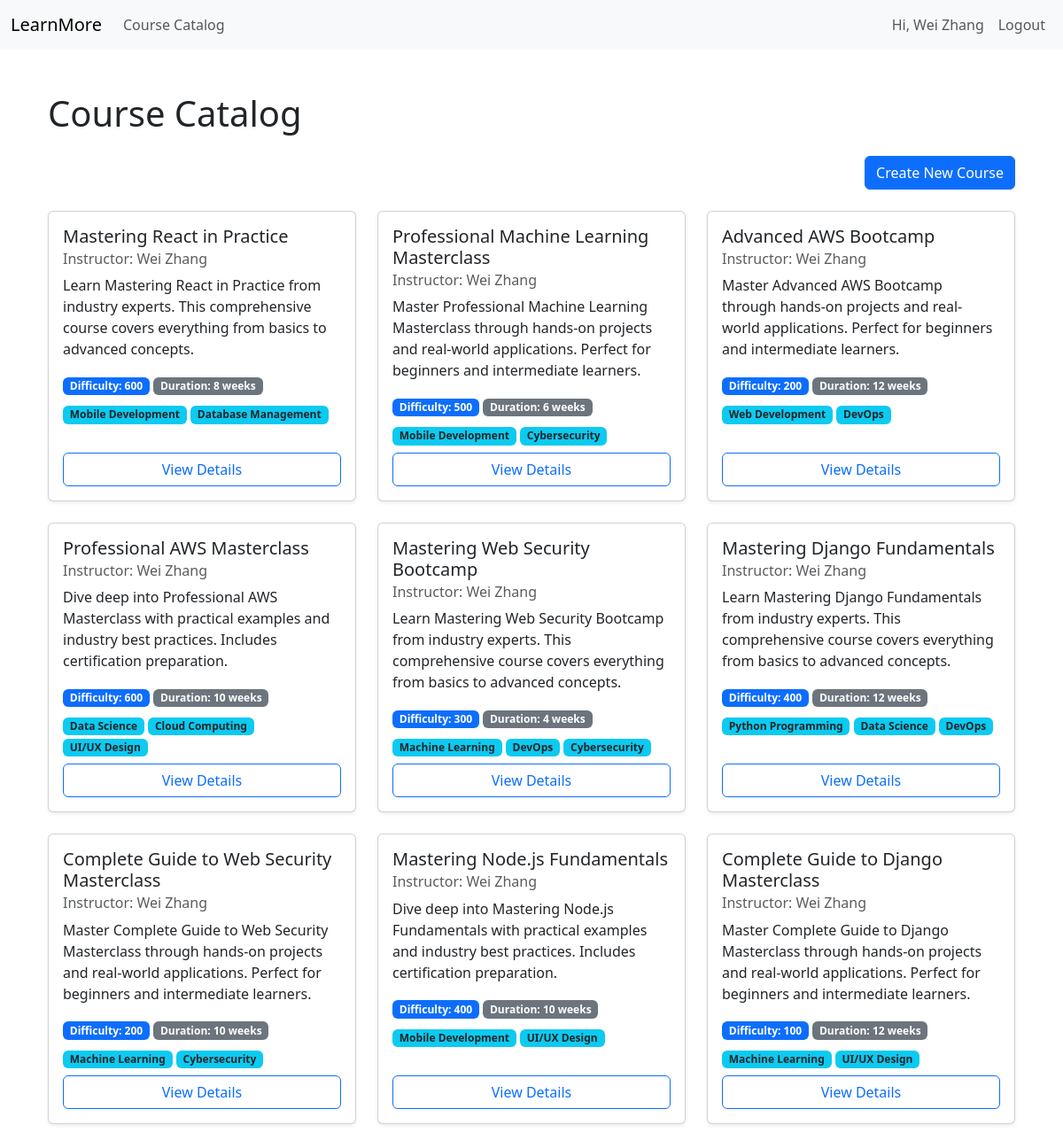
The page /courses/catalog/ (signed in) on the database its author committed.
### coursesapp/models.py (models this page shows, shortened)
class Course(models.Model):
    title = models.CharField(max_length=200)
    slug = models.SlugField(unique=True)
    description = models.TextField()
    instructor = models.ForeignKey(get_user_model(), on_delete=models.CASCADE, related_name='courses')
    categories = models.ManyToManyField(Category, related_name='courses')
    difficulty = models.PositiveIntegerField(default=100)
    duration = models.CharField(max_length=50, help_text='e.g. 8 weeks, 10 hours')
    is_public = models.BooleanField(default=True)
    is_published = models.BooleanField(default=False)
    created_at = models.DateTimeField(auto_now_add=True)

class Category(models.Model):
    name = models.CharField(max_length=100, unique=True)
    slug = models.SlugField(unique=True)

### coursesapp/views.py (the view)
# urls.py: path('catalog/', views.CourseListView.as_view(), name='course_catalog'),
class CourseListView(ListView):
    model = Course
    template_name = 'coursesapp/course_catalog.html'
    context_object_name = 'courses'
    def get_queryset(self):
        if self.request.user.is_staff:
            return Course.objects.filter(instructor=self.request.user).order_by('-created_at')
        return Course.objects.filter(is_public=True, is_published=True).order_by('-created_at')
    def get_context_data(self, **kwargs):
        context = super().get_context_data(**kwargs)
        context['is_instructor'] = self.request.user.is_staff
        return context

### coursesapp/templates/coursesapp/course_catalog.html (shortened to what this page needs)
{% extends 'base.html' %}
{% load static %}
{% block content %}
<div class="container py-4">
    <h1 class="mb-4">Course Catalog</h1>
    {% if is_instructor %}
    <div class="mb-4 text-end">
        <a href="{% url 'course_create' %}" class="btn btn-primary">
             Create New Course
        </a>
    </div>
    {% endif %}
    <div class="row">
        {% for course in courses %}
        <div class="col-md-6 col-lg-4 mb-4">
            <div class="card h-100 shadow-sm">
                <div class="card-body d-flex flex-column">
                    <h5 class="card-title">{{ course.title }}</h5>
                    <h6 class="card-subtitle mb-2 text-muted">
                        Instructor: {{ course.instructor.get_full_name|default:course.instructor.username }}
                    </h6>
                    <p class="card-text">{{ course.description|truncatewords:30 }}</p>
                    <div class="mb-2">
                        <span class="badge bg-primary">Difficulty: {{ course.difficulty }}</span>
                        <span class="badge bg-secondary">Duration: {{ course.duration }}</span>
                    </div>
                    <div class="mb-2">
                        {% for cat in course.categories.all %}
                            <span class="badge bg-info text-dark">{{ cat.name }}</span>
                        {% endfor %}
                    </div>
                    <a href="{% url 'course_detail' course.slug %}" class="btn btn-outline-primary mt-auto">View Details</a>
                </div>
            </div>
        </div>
        {% empty %}
        <div class="col-12">
            <p>No courses available.</p>
        </div>
        {% endfor %}
    </div>
</div>
{% endblock %}

### templates/base.html (shortened to what this page needs)
<!DOCTYPE html>
<html lang="en">
<head>
    <link href="https://cdn.jsdelivr.net/npm/bootstrap@5.3.0-alpha1/dist/css/bootstrap.min.css" rel="stylesheet">
</head>
<body>
<nav class="navbar navbar-expand-lg navbar-light bg-light mb-4">
    <div class="container-fluid">
        <a class="navbar-brand" href="{% url 'course_catalog' %}">LearnMore</a>
        <div class="collapse navbar-collapse" id="navbarNav">
            <ul class="navbar-nav me-auto mb-2 mb-lg-0">
                <li class="nav-item">
                    <a class="nav-link" href="{% url 'course_catalog' %}">Course Catalog</a>
                </li>
            </ul>
            <ul class="navbar-nav ms-auto">
                {% if user.is_authenticated %}
                <li class="nav-item">
                    <a class="nav-link" href="#">Hi, {{ user.get_full_name|default:user.username }}</a>
                </li>
                <li class="nav-item">
                    <a class="nav-link" href="{% url 'account_logout' %}">Logout</a>
                </li>
                {% endif %}
            </ul>
        </div>
    </div>
</nav>
<div class="container">
    {% block content %}{% endblock %}
</div>
</body>
</html>

### rows shown on the page
Course: title "Mastering React in Practice", instructor.get_full_name "Wei Zhang", description "Learn Mastering React in Practice from industry experts. This comprehensive course covers everything from basics to advanced concepts.", difficulty "600", duration "8 weeks"
Category: name "Mobile Development"
Category: name "Database Management"
Course: title "Professional Machine Learning Masterclass", instructor.get_full_name "Wei Zhang", description "Master Professional Machine Learning Masterclass through hands-on projects and real-world applications. Perfect for beginners and intermediate learners.", difficulty "500", duration "6 weeks"
Category: name "Cybersecurity"
Course: title "Advanced AWS Bootcamp", instructor.get_full_name "Wei Zhang", description "Master Advanced AWS Bootcamp through hands-on projects and real-world applications. Perfect for beginners and intermediate learners.", difficulty "200", duration "12 weeks"
Category: name "Web Development"
Category: name "DevOps"
Course: title "Professional AWS Masterclass", instructor.get_full_name "Wei Zhang", description "Dive deep into Professional AWS Masterclass with practical examples and industry best practices. Includes certification preparation.", difficulty "600", duration "10 weeks"
Category: name "Data Science"
Category: name "Cloud Computing"
Category: name "UI/UX Design"
Course: title "Mastering Web Security Bootcamp", instructor.get_full_name "Wei Zhang", description "Learn Mastering Web Security Bootcamp from industry experts. This comprehensive course covers everything from basics to advanced concepts.", difficulty "300", duration "4 weeks"
Category: name "Machine Learning"
Course: title "Mastering Django Fundamentals", instructor.get_full_name "Wei Zhang", description "Learn Mastering Django Fundamentals from industry experts. This comprehensive course covers everything from basics to advanced concepts.", difficulty "400", duration "12 weeks"
Category: name "Python Programming"
Course: title "Complete Guide to Web Security Masterclass", instructor.get_full_name "Wei Zhang", description "Master Complete Guide to Web Security Masterclass through hands-on projects and real-world applications. Perfect for beginners and intermediate learners.", difficulty "200", duration "10 weeks"
Course: title "Mastering Node.js Fundamentals", instructor.get_full_name "Wei Zhang", description "Dive deep into Mastering Node.js Fundamentals with practical examples and industry best practices. Includes certification preparation.", difficulty "400", duration "10 weeks"
Course: title "Complete Guide to Django Masterclass", instructor.get_full_name "Wei Zhang", description "Master Complete Guide to Django Masterclass through hands-on projects and real-world applications. Perfect for beginners and intermediate learners.", difficulty "100", duration "12 weeks"

### other values the page prints
{{ user.get_full_name|default:user.username }} "Wei Zhang"
